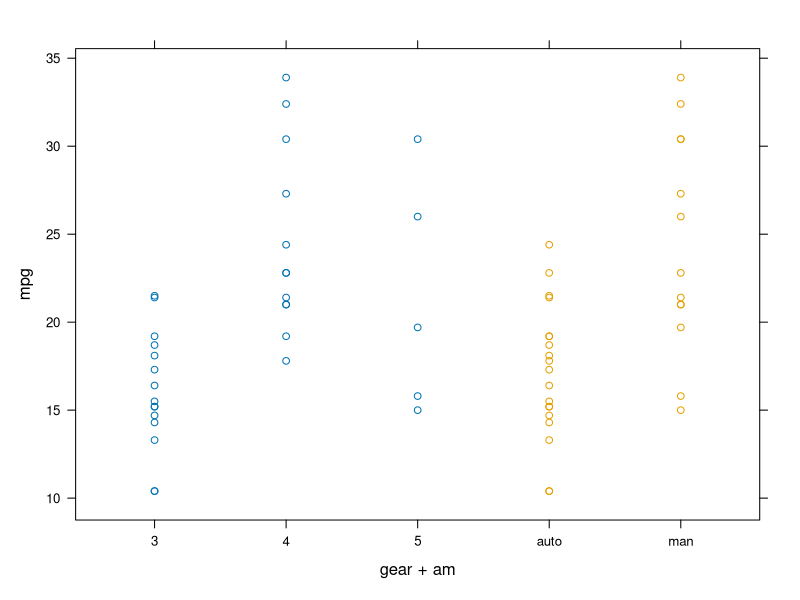

R code for this plot: (Note: this script raises an error after producing the figure.)

################################
# R fuer Dummies Kapitel 13
# Listings
################################

old.options <-options("width" = 50)
xxx <- "Ende aktueller Code"

str(islands)

islands[]

islands[c(8,1,1,42)]

islands[-(3:46)]

islands[islands < 20]

islands[c("Madagascar", "Cuba")]

str(iris)

iris[1:5,]


iris[,c("Sepal.Length", "Sepal.Width")]

iris[,c("Sepal.Length")]

iris[,c("Sepal.Length"), drop=FALSE]

iris['Sepal.Length']

iris[1:5,c("Sepal.Length", "Sepal.Width")]

set.seed(2)
sample(1:6,10,replace=TRUE)

set.seed(1)
sample(1:6,10,replace=TRUE)

set.seed(123)
index <- sample(1:nrow(iris), 5)
index
iris[index,]

duplicated(c(1,2,1,3,1,4))
#options("width" = 60)
duplicated(iris)

which(duplicated(iris))

iris[!duplicated(iris),]

index <- which(duplicated(iris))
iris[-index]

str(airquality)
complete.cases(airquality)

airquality[!complete.cases(airquality),]

x <- airquality[complete.cases(airquality),]
str(x)

x <- iris$Sepal.Length / iris$Sepal.Width

head(x)

y <- with(iris, Sepal.Length/Sepal.Width)

head(y)

identical(x,y)

iris.test <- with(iris, Sepal.Length/Sepal.Width)

iris.neu <- within(iris, ratio <- Sepal.Length/ Sepal.Width)

head(iris.neu$ratio)
head(iris.test)

iris$ratio <- iris$Sepal.Length / iris$Sepal.Width

iris <- within(iris, ratio <- Sepal.Length/ Sepal.Width)

head(iris$ratio)

#options("width" = 78)
head(state.x77)

frost <- state.x77[,"Frost"]
head(frost, 5)

#options("width" = 70)
cut(frost, 3, include.lowest=TRUE)

cut(frost, 3, include.lowest=TRUE, labels=c("selten","mittel","h?ufig"))

x <- cut(frost, 3, include.lowest=TRUE, labels=c("selten","mittel","h?ufig"))
table(x)

alle.Staaten <- as.data.frame(state.x77)
head(alle.Staaten)
alle.Staaten$Name <- rownames(state.x77)
rownames(alle.Staaten) <- NULL
head(alle.Staaten)

str(state.x77)

str(alle.Staaten)

kalte.Staaten <- alle.Staaten[alle.Staaten$Frost > 150,c("Name", "Frost")]
kalte.Staaten

grosse.Staaten <- alle.Staaten[alle.Staaten$Area >= 100000, c("Name","Area")]
grosse.Staaten

merge(kalte.Staaten, grosse.Staaten)
rm(kalte.staaten)

merge(kalte.Staaten, grosse.Staaten, all=TRUE)

index <- match(kalte.Staaten$Name, grosse.Staaten$Name)
index

grosse.Staaten[na.omit(index),]

index <- kalte.Staaten$Name %in% grosse.Staaten$Name
index

!is.na(match(kalte.Staaten$Name, grosse.Staaten$Name))


kalte.Staaten
grosse.Staaten

kalte.Staaten[index,]

?"%in%"

einige.Staaten <- data.frame(
  Region = state.region,
  state.x77)


einige.Staaten <- einige.Staaten[1:10, 1:3]
einige.Staaten

options("width" = 60)
sort(einige.Staaten$Population)

sort(einige.Staaten$Population, decreasing=TRUE)

reihenfolge.pop <- order(einige.Staaten$Population)
reihenfolge.pop

einige.Staaten$Population[reihenfolge.pop]

einige.Staaten[reihenfolge.pop, ]

order(einige.Staaten$Population)
order(einige.Staaten$Population, decreasing=TRUE)

einige.Staaten[order(einige.Staaten$Population, decreasing=TRUE), ]

index <- with(einige.Staaten, order(Region, Population))
einige.Staaten[index, ]

xtfrm(einige.Staaten$Region)


index <- order(-xtfrm(einige.Staaten$Region), einige.Staaten$Population)
einige.Staaten[index, ]

str(Titanic)


Titanic[,1, ,]

apply(Titanic, 1, sum)

apply(Titanic, MARGIN=c("Class","Sex"), sum)


test.matrix <- array(c(1:8), dim = c(2,2,2))
test.matrix

apply(test.matrix,c(1,3),sum)

apply(Titanic, 3, sum)

apply(Titanic, c(3, 4), sum)

lapply(iris, class)

sapply(iris, class)

str(sapply(iris,class))

sapply(iris, mean)

sapply(iris, function(x) ifelse(is.numeric(x), mean(x),NA))

tapply(iris$Sepal.Length, iris$Species, mean)

with(iris, tapply(Sepal.Length, Species, mean))

head(mtcars)

str(mtcars)

autos <- within(mtcars, 
      am <- factor(am, levels=0:1, labels=c("auto","man"))
      )

with(autos, tapply(mpg, am, mean))

with(autos, tapply(mpg, list(gear, am), mean))

with(autos, aggregate(mpg, list(gear=gear, am=am), mean))

aggregate(mpg ~ gear + am, data=autos, mean)


spiele.omas <- data.frame(Spiel=c("1.","2.","3.","4."),
                          Ort = c("Bruegge", "Gent", "Gent", "Bruegge"),
                          Oma = c(12, 4, 5, 6),
                          Margarete = c(5, 4, 2, 4),
                          Gabriele = c(11, 5 ,6, 7))

spiele.omas

aov(mpg ~ gear + am, data = autos)

library(lattice)
xyplot(mpg ~ gear + am, data=autos)

library(reshape2)
m.spiele.omas <- melt(spiele.omas)
m.spiele.omas
dcast(m.spiele.omas, variable ~ Ort, sum)

"reshape2"

m.spiele.omas <- melt(spiele.omas, id.vars=c("Spiel", "Ort"))
m.spiele.omas


dcast(m.spiele.omas, Ort + Spiel ~ variable, sum)

dcast(m.spiele.omas, variable ~ Ort, sum)

dcast(m.spiele.omas, Ort ~ variable, sum)

dcast(m.spiele.omas, Ort + variable ~ Spiel, sum)

#install.packages("ggplot2")
library(grid)

library(ggplot2)
ggplot(m.spiele.omas, aes(x=variable, y=value, fill=Spiel)) + geom_bar()


ggplot(m.spiele.omas, aes(x=variable, y=value, fill=Spiel)) + 
  geom_bar() + xlab("Spielerin") + ylab("K?rbe") + 
  theme(axis.title.x = element_blank()) + 
  theme(axis.title.y = element_text(size=10)) + 
  theme(axis.text.x = element_text(color = "black", size=10)) + 
  theme(axis.text.y = element_text(color = "black", size=10)) + 
  theme(legend.title = element_text(size=10, face="bold")) + 
  theme(legend.text = element_text(size = 10)) +
  theme(legend.key.size = unit(14, "pt"))

ggsave(filename="test.tiff", dpi=380, scale = 1, height = 6, width = 12, units = "cm" )

    #ggplot(m.spiele.omas)

str(m.spiele.omas)

#update.packages()

getwd()

xxx

options(old.options)